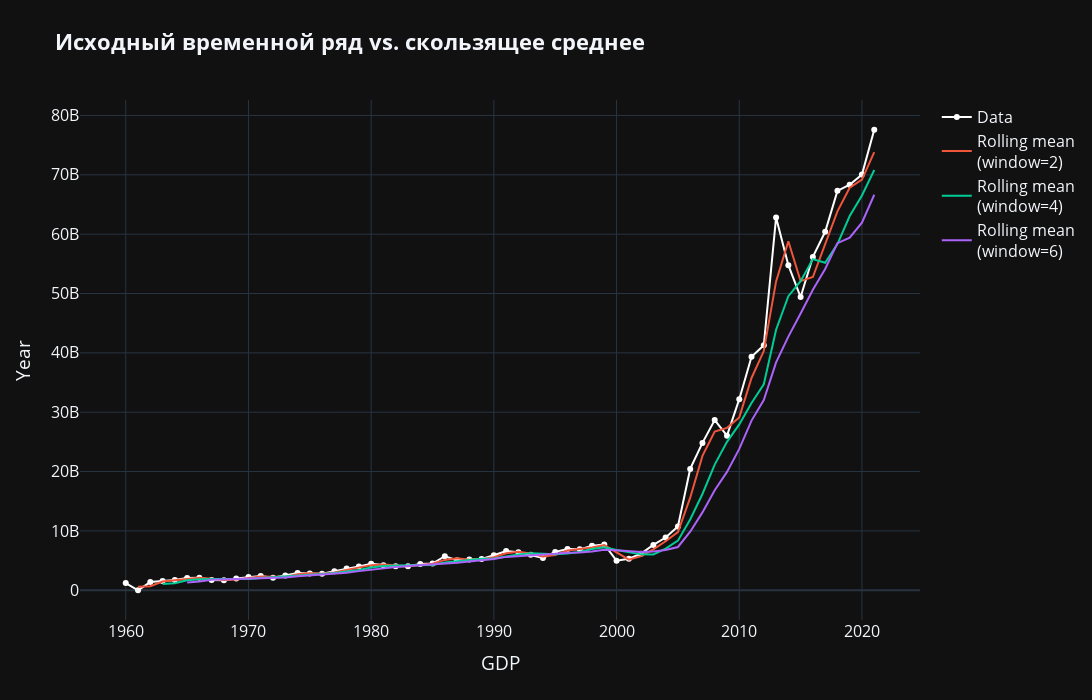

Notebook code for this chart:
### Markdown cell above
## Построение графика скользящего среднего

### Code cell
rolling_data = data.rolling(window=3).mean()
fig = go.Figure()

fig.add_trace(
    go.Line(
        x=data.index,
        y=data.GDP,
        name='Data',
        mode='lines+markers',
        line=dict(color='white')
    )
).update_layout(
    width=1200,
    height=700,
    title='<b>Исходный временной ряд vs. скользящее среднее</b>',
    xaxis_title='GDP',
    yaxis_title='Year',
    font=dict(size=16)
)

for window in range(2, 7, 2):
    rolling_data = data.rolling(window=window).mean()
    fig.add_trace(
        go.Line(
            x=rolling_data.index,
            y=rolling_data.GDP,
            name=f'Rolling mean<br>(window={window})',
        )
    )

fig.show()
